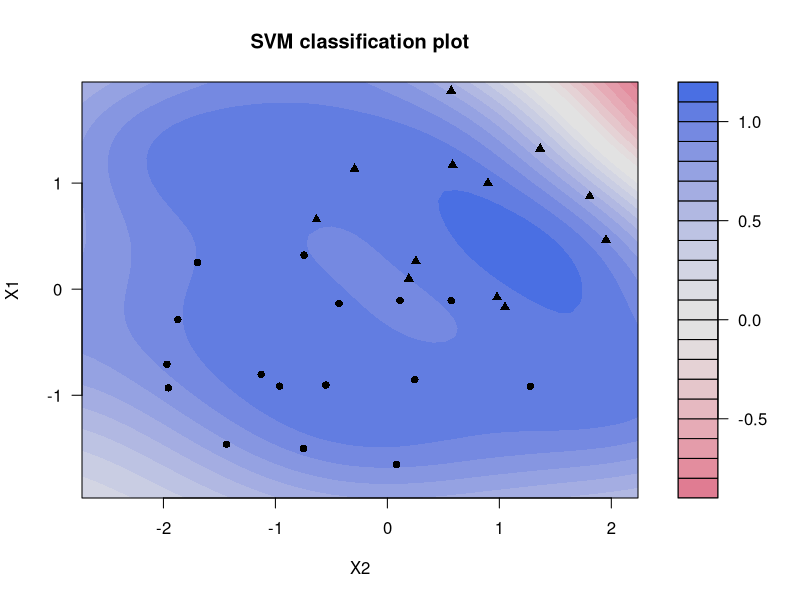

Write the R code that produced this figure.
library(kernlab)
data(iris)
irismodel <- ksvm(Species ~ ., data = iris,
                  type = "C-bsvc", kernel = "rbfdot",
                  kpar = list(sigma = 0.1), C = 10,
                  prob.model = TRUE)
irismodel

predict(irismodel, iris[c(3, 10, 56, 68, 107, 120), -5], type = "probabilities")
predict(irismodel, iris[c(3, 10, 56, 68, 107, 120), -5], type = "decision")

k <- function(x, y) {
  (sum(x * y) + 1) * exp(0.001 * sum((x - y)^2))
}

class(k) <- "kernel"
data(promotergene)
gene <- ksvm(Class ~ ., data = promotergene,
             kernel = k, C = 10, cross = 5)
gene

x <- rbind(matrix(rnorm(120), , 2), matrix(rnorm(120, mean = 3), , 2))
y <- matrix(c(rep(1, 60), rep(-1, 60)))
svp <- ksvm(x, y, type = "C-svc", kernel = "rbfdot",kpar = list(sigma = 2))
plot(svp)                           
